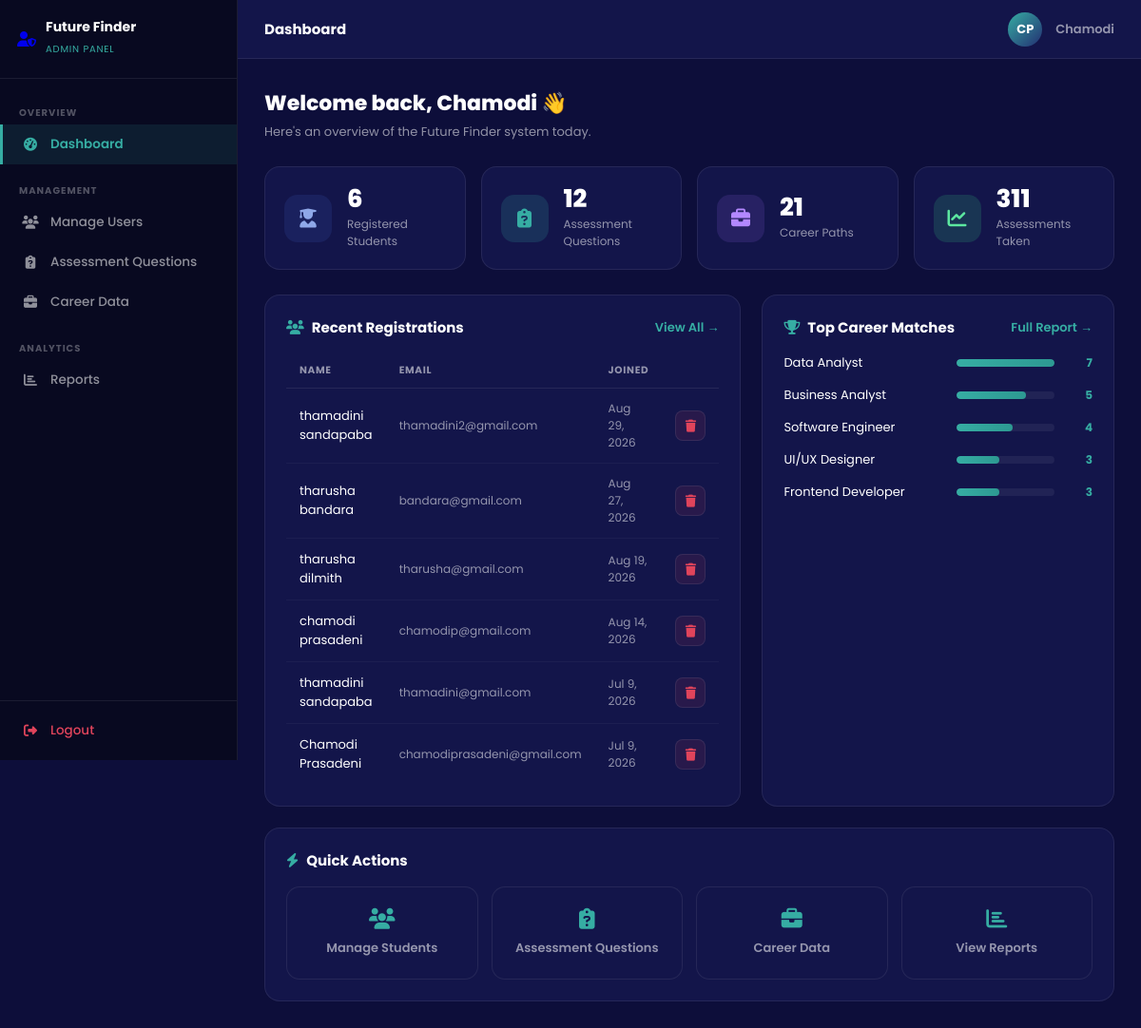
Screenshot of /Admin/admin.php (signed in) with the database file from the repository.
### tables this page shows
CREATE TABLE `Users` (
  `id` int(11) NOT NULL,
  `first_name` varchar(100) NOT NULL,
  `last_name` varchar(100) NOT NULL,
  `email` varchar(150) NOT NULL,
  `password` varchar(255) NOT NULL,
  `role` enum('user','admin') NOT NULL DEFAULT 'user',
  `created_at` timestamp NOT NULL DEFAULT current_timestamp()
);

### Admin/admin.php (the view, shortened to what this page needs)
<?php
require_once __DIR__ . '/../Includes/db_connection.php';
function safeCount($conn, $table) {
    $result = mysqli_query($conn, "SELECT COUNT(*) c FROM `$table`");
    if ($result && mysqli_num_rows($result) > 0) {
        return (int)mysqli_fetch_assoc($result)['c'];
    }
    return 0;
}
$totalStudents    = safeCount($conn, 'Users') - 1;
$totalQuestions   = safeCount($conn, 'Questions');
$totalCareers     = safeCount($conn, 'Careers');
$totalAssessments = safeCount($conn, 'Assessments');
$recentStudents = mysqli_query($conn,
    "SELECT id, first_name, last_name, email, created_at
     FROM Users WHERE role='user'
     ORDER BY created_at DESC LIMIT 6");
$topCareers = null;
$check = mysqli_query($conn, "SHOW TABLES LIKE 'Recommendations'");
if ($check && mysqli_num_rows($check) > 0) {
    $topCareers = mysqli_query($conn,
        "SELECT c.Title as career_title, COUNT(*) total
         FROM Recommendations r
         JOIN Careers c ON c.CareerID = r.CareerID
         GROUP BY c.Title
         ORDER BY total DESC LIMIT 5");
}
?>
<!DOCTYPE html>
<html lang="en">
<head>
<link rel="stylesheet" href="https://cdnjs.cloudflare.com/ajax/libs/font-awesome/6.5.2/css/all.min.css">
<link rel="stylesheet" href="../CSS/admin.css">
</head>
<body>
<?php include __DIR__ . '/admin-sidebar.php'; ?>
<div class="admin-main">
  <?php include __DIR__ . '/admin-topbar.php'; ?>
  <div class="admin-content">
    <div class="page-header">
      <h1>Welcome back, <?= htmlspecialchars($_SESSION['first_name']) ?> 👋</h1>
      <p>Here's an overview of the Future Finder system today.</p>
    </div>
    <div class="stat-grid">
      <div class="stat-card">
        <div class="stat-icon blue"><i class="fa-solid fa-user-graduate"></i></div>
        <div class="stat-info">
          <span class="stat-number"><?= $totalStudents ?></span>
          <span class="stat-label">Registered Students</span>
        </div>
      </div>
      <div class="stat-card">
        <div class="stat-icon teal"><i class="fa-solid fa-clipboard-question"></i></div>
        <div class="stat-info">
          <span class="stat-number"><?= $totalQuestions ?></span>
          <span class="stat-label">Assessment Questions</span>
        </div>
      </div>
      <div class="stat-card">
        <div class="stat-icon purple"><i class="fa-solid fa-briefcase"></i></div>
        <div class="stat-info">
          <span class="stat-number"><?= $totalCareers ?></span>
          <span class="stat-label">Career Paths</span>
        </div>
      </div>
      <div class="stat-card">
        <div class="stat-icon green"><i class="fa-solid fa-chart-line"></i></div>
        <div class="stat-info">
          <span class="stat-number"><?= $totalAssessments ?></span>
          <span class="stat-label">Assessments Taken</span>
        </div>
      </div>
    </div>
    <div class="two-col">
      <div class="admin-card">
        <div class="card-header">
          <h2><i class="fa-solid fa-users" style="color:var(--teal);margin-right:8px"></i>Recent Registrations</h2>
          <a href="manage-users.php" class="btn-link">View All →</a>
        </div>
        <table class="admin-table">
          <thead><tr><th>Name</th><th>Email</th><th>Joined</th><th></th></tr></thead>
          <tbody>
            <?php if (!$recentStudents || mysqli_num_rows($recentStudents) === 0): ?>
              <tr><td colspan="4" class="empty">No students registered yet.</td></tr>
            <?php else: while ($u = mysqli_fetch_assoc($recentStudents)): ?>
              <tr>
                <td><?= htmlspecialchars($u['first_name'] . ' ' . $u['last_name']) ?></td>
                <td style="color:var(--muted);font-size:12px"><?= htmlspecialchars($u['email']) ?></td>
                <td style="font-size:12px;color:var(--muted)"><?= date('M j, Y', strtotime($u['created_at'])) ?></td>
                <td>
                  <a href="manage-users.php?delete=<?= $u['id'] ?>"
                     class="btn-sm btn-delete"
                     onclick="return confirm('Delete this student?')"
                     title="Delete">
                    <i class="fa-solid fa-trash"></i>
                  </a>
                </td>
              </tr>
            <?php endwhile; endif; ?>
          </tbody>
        </table>
      </div>
      <div class="admin-card">
        <div class="card-header">
          <h2><i class="fa-solid fa-trophy" style="color:var(--teal);margin-right:8px"></i>Top Career Matches</h2>
          <a href="reports.php" class="btn-link">Full Report →</a>
        </div>
        <?php if (!$topCareers || mysqli_num_rows($topCareers) === 0): ?>
          <p style="color:var(--muted);font-size:13px;padding:20px 0">No assessment data yet.</p>
        <?php else:
          $maxTotal = 1;
          $rows = [];
          while ($r = mysqli_fetch_assoc($topCareers)) { $rows[] = $r; if ($r['total'] > $maxTotal) $maxTotal = $r['total']; }
          foreach ($rows as $tc): ?>
          <div class="bar-row">
            <span class="bar-label"><?= htmlspecialchars($tc['career_title']) ?></span>
            <div class="bar-track">
              <div class="bar-fill" style="width:<?= round(($tc['total']/$maxTotal)*100) ?>%"></div>
            </div>
            <span class="bar-count"><?= $tc['total'] ?></span>
          </div>
        <?php endforeach; endif; ?>
      </div>
    </div>
    <div class="admin-card">
      <h2><i class="fa-solid fa-bolt" style="color:var(--teal);margin-right:8px"></i>Quick Actions</h2>
      <div class="quick-grid">
        <a href="manage-users.php" class="quick-card"><i class="fa-solid fa-users"></i><span>Manage Students</span></a>
        <a href="manage-questions.php" class="quick-card"><i class="fa-solid fa-clipboard-question"></i><span>Assessment Questions</span></a>
        <a href="manage-careers.php" class="quick-card"><i class="fa-solid fa-briefcase"></i><span>Career Data</span></a>
        <a href="reports.php" class="quick-card"><i class="fa-solid fa-chart-bar"></i><span>View Reports</span></a>
      </div>
    </div>
  </div>
</div>
</body>
</html>

### CSS/admin.css (style rules this page uses)
*, *::before, *::after { box-sizing: border-box; margin: 0; padding: 0; }
:root { --bg: #0d0e3a; --sidebar: #080920; --card: #13154a; --card2: #1a1d5e; --border: rgba(255,255,255,0.08); --teal: #36ada3; --teal2: #2d9992; --navy: #232F72; --text: #ffffff; --muted: rgba(255,255,255,0.55); --danger: #e0445b; --success: #36ada3; --sidebar-w: 250px; }
body { font-family: 'Poppins', sans-serif; background: var(--bg); color: var(--text); display: flex; min-height: 100vh; }
.admin-main { margin-left: var(--sidebar-w); flex: 1; display: flex; flex-direction: column; min-height: 100vh; }
.admin-content { padding: 30px 28px; flex: 1; }
.page-header { margin-bottom: 26px; }
.page-header h1 { font-size: 22px; font-weight: 800; }
.page-header p { font-size: 13px; color: var(--muted); margin-top: 4px; }
.stat-grid { display: grid; grid-template-columns: repeat(4, 1fr); gap: 16px; margin-bottom: 26px; }
.stat-card { background: var(--card); border: 1px solid var(--border); border-radius: 16px; padding: 20px; display: flex; align-items: center; gap: 16px; transition: transform 0.2s; }
.stat-icon { width: 50px; height: 50px; border-radius: 14px; display: flex; align-items: center; justify-content: center; font-size: 20px; flex-shrink: 0; }
.stat-icon.teal { background: rgba(54,173,163,0.18); color: var(--teal); }
.stat-icon.blue { background: rgba(35,47,114,0.5); color: #8fa8e8; }
.stat-icon.purple { background: rgba(120,80,200,0.2); color: #b388ff; }
.stat-icon.green { background: rgba(54,200,120,0.18); color: #5ce8a0; }
.stat-info { display: flex; flex-direction: column; }
.stat-number { font-size: 26px; font-weight: 800; line-height: 1; }
.stat-label { font-size: 12px; color: var(--muted); margin-top: 5px; }
.admin-card { background: var(--card); border: 1px solid var(--border); border-radius: 16px; padding: 22px; margin-bottom: 22px; }
.admin-card h2 { font-size: 15px; font-weight: 700; margin-bottom: 16px; }
.card-header { display: flex; justify-content: space-between; align-items: center; margin-bottom: 16px; }
.card-header h2 { margin-bottom: 0; }
.btn-link { font-size: 13px; color: var(--teal); text-decoration: none; font-weight: 600; }
.admin-table { width: 100%; border-collapse: collapse; font-size: 13px; }
.admin-table th { text-align: left; padding: 10px 14px; font-size: 10.5px; text-transform: uppercase; letter-spacing: 0.7px; color: var(--muted); border-bottom: 1px solid var(--border); white-space: nowrap; }
.admin-table td { padding: 12px 14px; border-bottom: 1px solid rgba(255,255,255,0.04); vertical-align: middle; }
.admin-table tr:last-child td { border-bottom: none; }
.btn-sm { width: 32px; height: 32px; border-radius: 8px; display: inline-flex; align-items: center; justify-content: center; font-size: 13px; cursor: pointer; text-decoration: none; transition: background 0.18s, color 0.18s; border: 1px solid var(--border); }
.btn-delete { background: rgba(224,68,91,0.1); color: var(--danger); }
.quick-grid { display: grid; grid-template-columns: repeat(4,1fr); gap: 14px; }
.quick-card { background: var(--card); border: 1px solid var(--border); border-radius: 14px; padding: 22px; display: flex; flex-direction: column; align-items: center; gap: 10px; text-decoration: none; color: var(--muted); font-size: 13px; font-weight: 600; transition: border-color 0.18s, color 0.18s, transform 0.15s; text-align: center; }
.quick-card i { font-size: 22px; color: var(--teal); }
.two-col { display: grid; grid-template-columns: 1fr 1fr; gap: 22px; }
.bar-row { display: flex; align-items: center; gap: 12px; margin-bottom: 14px; }
.bar-label { font-size: 13px; min-width: 170px; white-space: nowrap; overflow: hidden; text-overflow: ellipsis; }
.bar-track { flex: 1; background: rgba(255,255,255,0.06); border-radius: 6px; height: 8px; overflow: hidden; }
.bar-fill { height: 100%; background: linear-gradient(90deg, var(--teal), var(--teal2)); border-radius: 6px; transition: width 0.8s ease; }
.bar-count { font-size: 12px; font-weight: 700; color: var(--teal); min-width: 28px; text-align: right; }

### rows the page displays
users: first_name+last_name "thamadini sandapaba", email "thamadini2@gmail.com", created_at "Aug 29, 2026"
users: first_name+last_name "tharusha bandara", email "bandara@gmail.com", created_at "Aug 27, 2026"
users: first_name+last_name "tharusha dilmith", email "tharusha@gmail.com", created_at "Aug 19, 2026"
users: first_name+last_name "chamodi prasadeni", email "chamodip@gmail.com", created_at "Aug 14, 2026"
users: first_name+last_name "thamadini sandapaba", email "thamadini@gmail.com", created_at "Jul 9, 2026"
users: first_name+last_name "Chamodi Prasadeni", email "chamodiprasadeni@gmail.com", created_at "Jul 9, 2026"

### other values shown
$pageTitle "Dashboard"
$initials "CP"
$fn "Chamodi"
$_SESSION['first_name'] "Chamodi"
$totalStudents "6"
$totalQuestions "12"
$totalCareers "21"
$totalAssessments "311"
$tc['career_title'] "Data Analyst"
$tc['total'] "7"
$tc['career_title'] "Business Analyst"
$tc['total'] "5"
$tc['career_title'] "Software Engineer"
$tc['total'] "4"
$tc['career_title'] "UI/UX Designer"
